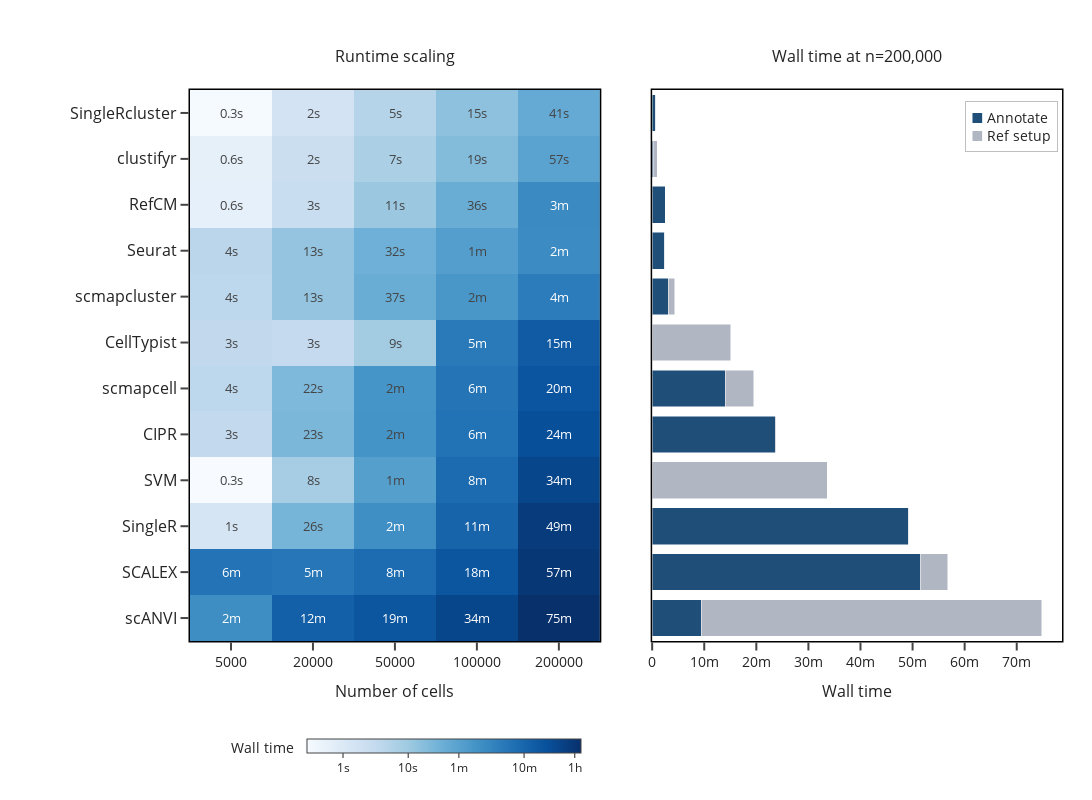

This figure's notebook cell:
### Code cell
TIME_TO_SHOW = "t_total"
n0 = 200000

def fmt_seconds_compact(s: float) -> str:
    if s is None or (isinstance(s, float) and np.isnan(s)):
        return ""
    s = float(s)
    if s < 1:
        return f"{s:.1f}s"
    if s < 60:
        return f"{int(round(s))}s"
    # cap at minutes (no hours)
    return f"{int(round(s / 60.0))}m"


# -----------------------------
# Left panel: heatmap (log10)
# -----------------------------
mat = df.pivot(index="method", columns="n", values=TIME_TO_SHOW)

# sort methods by mean runtime (DESCENDING)
order = mat.mean(axis=1).sort_values(ascending=False).index
mat = mat.loc[order]

z = np.log10(mat.values)
heat_text = np.vectorize(fmt_seconds_compact)(mat.values)

x_cells = [str(int(x)) for x in mat.columns.astype(int)]
methods = list(mat.index)

# Colorbar ticks: positions in log-space, labels in real time
tick_seconds = [0.1, 1, 10, 60, 600, 3600]   # 0.1s stands in for "0s" on log scale
tick_vals    = np.log10(tick_seconds)
tick_text    = ["0s", "1s", "10s", "1m", "10m", "1h"]

# ---------------------------------------
# Right panel: stacked bars at n = 200k
# ---------------------------------------
d = df[df["n"] == n0].copy()
d = d.set_index("method").reindex(methods)

t_ref   = d["t_ref"].fillna(0.0).to_numpy()
t_annot = d["t_annot"].fillna(0.0).to_numpy()
t_total = d["t_total"].fillna(pd.Series(t_ref + t_annot, index=d.index)).to_numpy()

# 10-minute tick increments on the right panel
step = 600  # 10 minutes
max_total = float(np.nanmax(t_total)) if len(t_total) else 0.0
tick_max = int(np.ceil(max_total / step) * step) if max_total > 0 else step
tick_seconds_bar = list(range(0, tick_max + step, step))
tick_text_bar = ["0" if t == 0 else fmt_seconds_compact(t) for t in tick_seconds_bar]

# -----------------------------
# Combine into one panel
# -----------------------------
fig = make_subplots(
    rows=1,
    cols=2,
    shared_yaxes=True,
    column_widths=[0.50, 0.50],
    horizontal_spacing=0.06,
    subplot_titles=("Runtime scaling", "Wall time at n=200,000"),
    # subplot_titles=("Runtime heatmap (log scale)", f"Decomposition at n={n0:,}"),
)
fig.update_annotations(yshift=10)  # moves subplot titles up a bit

# Shared coloraxis, but place the (horizontal) colorbar directly under LEFT panel
# With 50/50 split + spacing, left panel is roughly centered at x≈0.25 in paper coords.
fig.update_layout(
    coloraxis=dict(
        colorscale="Blues",
        colorbar=dict(
            orientation="h",
            tickmode="array",
            tickvals=tick_vals,
            ticktext=tick_text,
            title="Wall time",
            x=0.25,             # center under left panel
            xanchor="center",
            y=-0.16,            # below plots
            yanchor="top",
            len=0.42,           # width of the bar under left panel
            thickness=14,
        ),
    )
)

# Heatmap (left)
fig.add_trace(
    go.Heatmap(
        z=z,
        x=x_cells,
        y=methods,
        text=heat_text,
        texttemplate="%{text}",
        textfont=dict(size=13),
        coloraxis="coloraxis",
        showscale=True,
    ),
    row=1,
    col=1,
)

# Stacked bars (right) — no inside text
ANNOT_COLOR = "#1f4e79"
REF_COLOR   = "#b0b7c3"

fig.add_trace(
    go.Bar(
        x=t_annot,
        y=methods,
        orientation="h",
        name="Annotate",
        marker=dict(color=ANNOT_COLOR),
    ),
    row=1,
    col=2,
)
fig.add_trace(
    go.Bar(
        x=t_ref,
        y=methods,
        orientation="h",
        name="Set ref",
        marker=dict(color=REF_COLOR),
    ),
    row=1,
    col=2,
)

# Axes formatting
fig.update_xaxes(title_text="Number of cells", type="category", row=1, col=1)

fig.update_xaxes(
    title_text="Wall time",
    tickmode="array",
    tickvals=tick_seconds_bar,
    ticktext=tick_text_bar,
    rangemode="tozero",
    # NOTE: no hard-coded range -> adaptive autorange
    row=1,
    col=2,
)

# Remove "Method" axis title; keep labels on left only
fig.update_yaxes(title_text="", row=1, col=1)
fig.update_yaxes(showticklabels=False, title_text="", row=1, col=2)

# Hide Plotly legend (we’ll draw a boxed legend in the right panel)
fig.update_layout(showlegend=False)

# Boxed legend in top-right of RIGHT panel, stacked vertically
legend_html = (
    f"<span style='color:{ANNOT_COLOR}'>■</span> Annotate<br>"
    f"<span style='color:{REF_COLOR}'>■</span> Ref setup"
)
fig.add_annotation(
    xref="x2 domain",
    yref="paper",
    x=0.99,
    y=0.98,
    xanchor="right",
    yanchor="top",
    showarrow=False,
    align="left",
    text=legend_html,
    font=dict(size=14),
    bgcolor="rgba(255,255,255,0.95)",
    bordercolor="rgba(0,0,0,0.25)",
    borderwidth=1,
    borderpad=6,
)

# Layout tweaks (extra bottom margin for the horizontal colorbar)
fig.update_layout(
    barmode="stack",
    height=800,
    width=1250,
    margin=dict(l=190, r=30, t=90, b=150),
)

# move only the first two annotations (the subplot titles) up
for i in range(2):
    fig.layout.annotations[i].y = fig.layout.annotations[i].y + 0.02



fig.update_yaxes(tickfont=dict(size=16), row=1, col=1)   # methods
fig.update_xaxes(tickfont=dict(size=14), title_font=dict(size=16), row=1, col=1)
fig.update_xaxes(tickfont=dict(size=14), title_font=dict(size=16), row=1, col=2)


add_paper_styling(fig, lines=False)


fig.update_yaxes(
    showticklabels=False,
    tickmode=None,
    tickvals=None,
    ticktext=None,
    tickangle=45,
    showgrid=False,
    zeroline=False,
    ticks="",
    ticklen=0,
    row=1,
    col=2,
)

fig.show()

### Figure 1 — Plotly figure (JSON) as saved in the notebook; plotly's stock layout.template omitted (floating-point values rounded to 4 significant figures)
{"data": [{"coloraxis": "coloraxis", "showscale": true, "text": [["2m", "12m", "19m", "34m", "75m"], ["6m", "5m", "8m", "18m", "57m"], ["1s", "26s", "2m", "11m", "49m"], ["0.3s", "8s", "1m", "8m", "34m"], ["3s", "23s", "2m", "6m", "24m"], ["4s", "22s", "2m", "6m", "20m"], ["3s", "3s", "9s", "5m", "15m"], ["4s", "13s", "37s", "2m", "4m"], ["4s", "13s", "32s", "1m", "2m"], ["0.6s", "3s", "11s", "36s", "3m"], ["0.6s", "2s", "7s", "19s", "57s"], ["0.3s", "2s", "5s", "15s", "41s"]], "textfont": {"size": 13}, "texttemplate": "%{text}", "type": "heatmap", "x": ["5000", "20000", "50000", "100000", "200000"], "xaxis": "x", "y": ["scANVI", "SCALEX", "SingleR", "SVM", "CIPR", "scmapcell", "CellTypist", "scmapcluster", "Seurat", "RefCM", "clustifyr", "SingleRcluster"], "yaxis": "y", "z": [[2.125, 2.871, 3.047, 3.304, 3.652], [2.563, 2.503, 2.674, 3.034, 3.532], [0.1324, 1.416, 2.11, 2.814, 3.471], [-0.5835, 0.8998, 1.818, 2.701, 3.304], [0.512, 1.37, 2.034, 2.57, 3.155], [0.5955, 1.339, 2.009, 2.55, 3.069], [0.5323, 0.4935, 0.9409, 2.452, 2.957], [0.5887, 1.11, 1.562, 1.974, 2.413], [0.6197, 1.109, 1.503, 1.83, 2.166], [-0.2218, 0.4165, 1.04, 1.557, 2.179], [-0.2108, 0.3916, 0.8272, 1.287, 1.757], [-0.5364, 0.1965, 0.7041, 1.167, 1.608]]}, {"marker": {"color": "#1f4e79"}, "name": "Annotate", "orientation": "h", "type": "bar", "x": [567.2, 3091.0, 2957.0, 0.3419, 1417.0, 839.5, 0.5725, 187.0, 146.5, 151.1, 20.15, 40.53], "xaxis": "x2", "y": ["scANVI", "SCALEX", "SingleR", "SVM", "CIPR", "scmapcell", "CellTypist", "scmapcluster", "Seurat", "RefCM", "clustifyr", "SingleRcluster"], "yaxis": "y2"}, {"marker": {"color": "#b0b7c3"}, "name": "Set ref", "orientation": "h", "type": "bar", "x": [3918.0, 315.3, 0.0, 2015.0, 11.42, 333.7, 904.5, 71.93, 0.0, 0.0, 36.95, 0.0], "xaxis": "x2", "y": ["scANVI", "SCALEX", "SingleR", "SVM", "CIPR", "scmapcell", "CellTypist", "scmapcluster", "Seurat", "RefCM", "clustifyr", "SingleRcluster"], "yaxis": "y2"}], "layout": {"annotations": [{"font": {"size": 16}, "showarrow": false, "text": "Runtime scaling", "x": 0.235, "xanchor": "center", "xref": "paper", "y": 1.02, "yanchor": "bottom", "yref": "paper", "yshift": 10}, {"font": {"size": 16}, "showarrow": false, "text": "Wall time at n=200,000", "x": 0.765, "xanchor": "center", "xref": "paper", "y": 1.02, "yanchor": "bottom", "yref": "paper", "yshift": 10}, {"align": "left", "bgcolor": "rgba(255,255,255,0.95)", "bordercolor": "rgba(0,0,0,0.25)", "borderpad": 6, "borderwidth": 1, "font": {"size": 14}, "showarrow": false, "text": "<span style='color:#1f4e79'>■</span> Annotate<br><span style='color:#b0b7c3'>■</span> Ref setup", "x": 0.99, "xanchor": "right", "xref": "x2 domain", "y": 0.98, "yanchor": "top", "yref": "paper"}], "barmode": "stack", "coloraxis": {"colorbar": {"len": 0.42, "orientation": "h", "thickness": 14, "tickmode": "array", "ticktext": ["0s", "1s", "10s", "1m", "10m", "1h"], "tickvals": [-1.0, 0.0, 1.0, 1.778, 2.778, 3.556], "title": {"text": "Wall time"}, "x": 0.25, "xanchor": "center", "y": -0.16, "yanchor": "top"}, "colorscale": [[0, "rgb(247,251,255)"], [0.125, "rgb(222,235,247)"], [0.25, "rgb(198,219,239)"], [0.375, "rgb(158,202,225)"], [0.5, "rgb(107,174,214)"], [0.625, "rgb(66,146,198)"], [0.75, "rgb(33,113,181)"], [0.875, "rgb(8,81,156)"], [1, "rgb(8,48,107)"]]}, "height": 800, "legend": {"bgcolor": "rgba(0,0,0,0)", "borderwidth": 0, "itemsizing": "constant", "orientation": "v", "title": {"text": ""}, "x": 1.02, "xanchor": "left", "y": 1, "yanchor": "top"}, "margin": {"b": 150, "l": 190, "r": 30, "t": 90}, "showlegend": false, "width": 1250, "xaxis": {"anchor": "y", "domain": [0, 0.47], "linecolor": "black", "linewidth": 1.5, "mirror": true, "showgrid": false, "showline": true, "tickfont": {"size": 14}, "ticklen": 8, "ticks": "outside", "tickwidth": 2, "title": {"font": {"size": 16}, "text": "Number of cells"}, "type": "category", "zeroline": false}, "xaxis2": {"anchor": "y2", "domain": [0.53, 1], "linecolor": "black", "linewidth": 1.5, "mirror": true, "rangemode": "tozero", "showgrid": false, "showline": true, "tickfont": {"size": 14}, "ticklen": 8, "tickmode": "array", "ticks": "outside", "ticktext": ["0", "10m", "20m", "30m", "40m", "50m", "60m", "70m", "80m"], "tickvals": [0, 600, 1200, 1800, 2400, 3000, 3600, 4200, 4800], "tickwidth": 2, "title": {"font": {"size": 16}, "text": "Wall time"}, "zeroline": false}, "yaxis": {"anchor": "x", "domain": [0, 1], "linecolor": "black", "linewidth": 1.5, "mirror": true, "showgrid": false, "showline": true, "tickfont": {"size": 16}, "ticklen": 8, "ticks": "outside", "tickwidth": 2, "title": {"text": ""}, "zeroline": false}, "yaxis2": {"anchor": "x2", "domain": [0, 1], "linecolor": "black", "linewidth": 1.5, "matches": "y", "mirror": true, "showgrid": false, "showline": true, "showticklabels": false, "tickangle": 45, "ticklen": 0, "ticks": "", "tickwidth": 2, "title": {"text": ""}, "zeroline": false}}}
